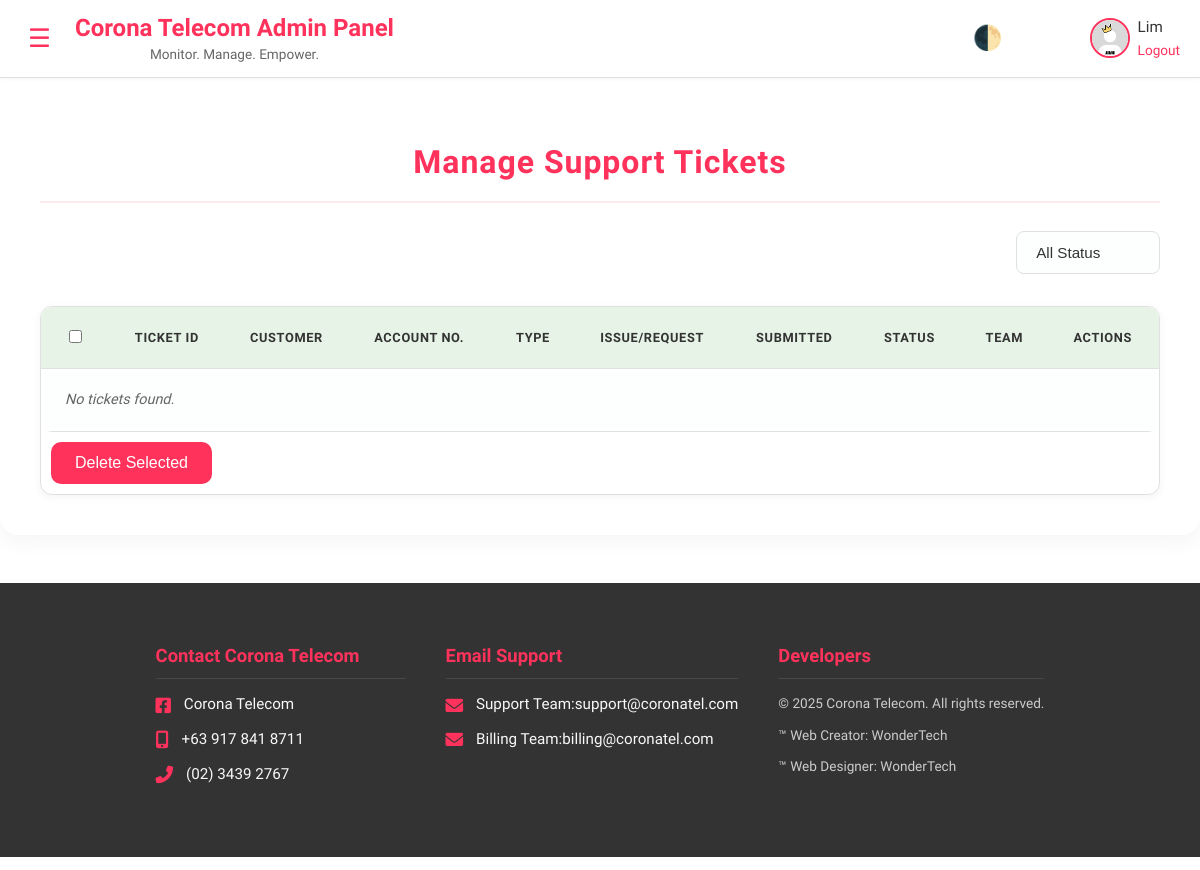
Before: /admin/support (signed in) with the older database file.
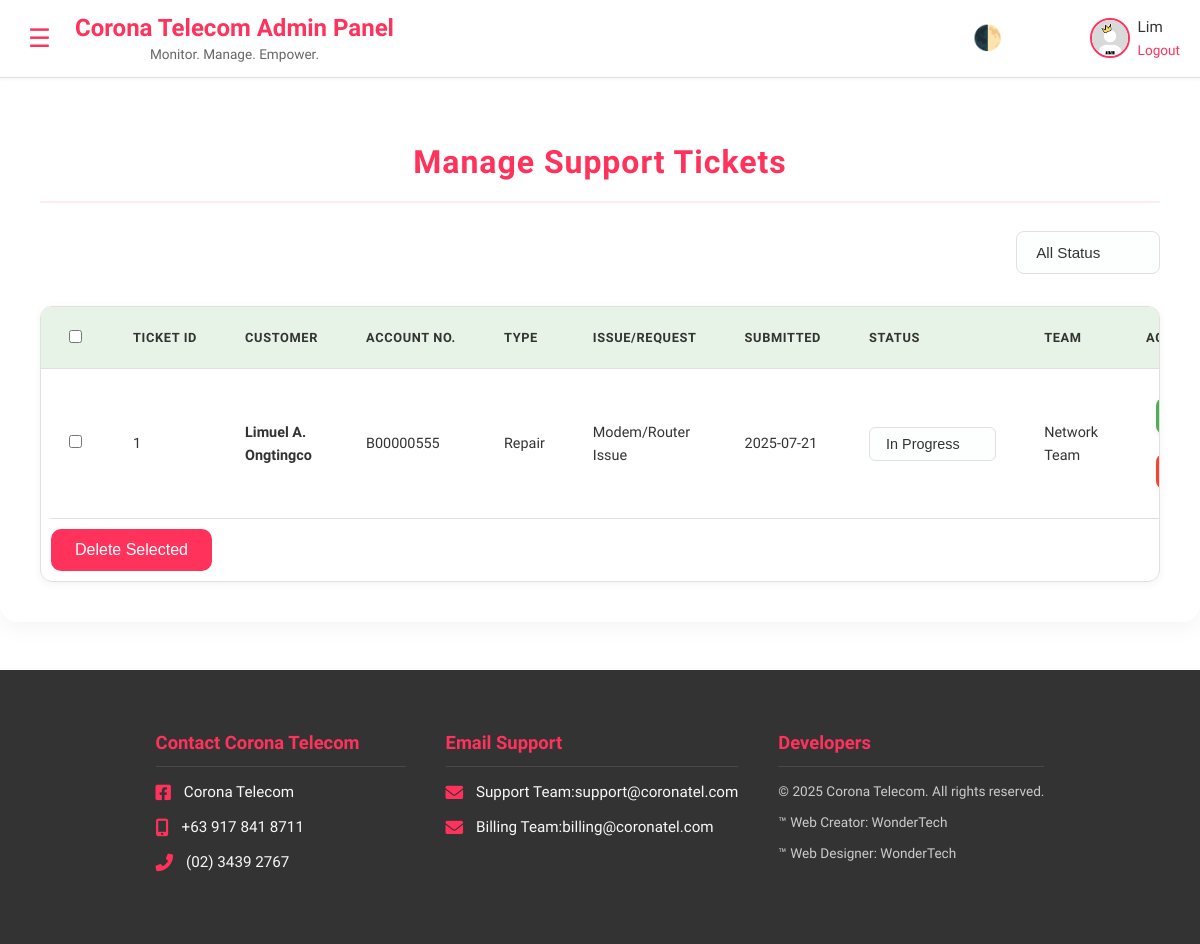
After: the same page with the newer database file.
### models.py (models this page shows, shortened)
class AdminUser(db.Model, UserMixin):
    id = db.Column(db.Integer, primary_key=True)
    email = db.Column(db.String(150), nullable=False)
    name = db.Column(db.String(100))
    password_hash = db.Column(db.String(255), nullable=False)
    avatar = db.Column(db.String(255))

class SupportTicket(db.Model):
    id = db.Column(db.Integer, primary_key=True)
    ticket_number = db.Column(db.String(20), unique=True, nullable=False)
    cx_id = db.Column(db.Integer, db.ForeignKey('cx.id'), nullable=False)
    cx = db.relationship('Cx', backref=db.backref('support_tickets', lazy=True))
    ticket_type = db.Column(db.String(50))
    account_type = db.Column(db.String(20))
    contact_person = db.Column(db.String(100))
    contact_number = db.Column(db.String(50))
    service_address = db.Column(db.String(255))
    issue_type = db.Column(db.String(100))
    other_issue_detail = db.Column(db.String(255))  # If issue_type == 'Others'
    request_service = db.Column(db.String(100))
    repair_note = db.Column(db.Text)
    account_request = db.Column(db.String(100))
    new_plan = db.Column(db.String(100))  # If account_request == 'Change Internet Plan'
    account_note = db.Column(db.Text)
    status = db.Column(db.String(20), default='Pending')
    created_at = db.Column(db.DateTime, default=now_manila)

class Cx(db.Model, UserMixin):
    id = db.Column(db.Integer, primary_key=True)
    email = db.Column(db.String(120), unique=True, nullable=False)
    password = db.Column(db.String(200), nullable=False)
    name = db.Column(db.String(120))
    avatar = db.Column(db.String(255), default='default.png')
    role = db.Column(db.String(10), nullable=False, default='customer')
    account_status = db.Column(db.String(20), default='Active')
    contact = db.Column(db.String(50))
    account_number = db.Column(db.String(50))
    internet_plan = db.Column(db.String(50))
    is_verified = db.Column(db.Boolean, default=False)  # ✅ NEW
    first_name = db.Column(db.String(50))
    middle_name = db.Column(db.String(50))
    middle_initial = db.Column(db.String(50))
    surname = db.Column(db.String(50))
    extension_name = db.Column(db.String(50))
    birthdate = db.Column(db.Date)
    gender = db.Column(db.String(20))
    location_country = db.Column(db.String(50))
    location_region = db.Column(db.String(50))
    location_province = db.Column(db.String(50))
    location_city = db.Column(db.String(50))
    location_barangay = db.Column(db.String(50))
    location_zip = db.Column(db.String(20))
    location_street = db.Column(db.String(100))
    payment_proofs = db.relationship('PaymentProof', back_populates='cx', lazy=True)
    requests = db.relationship('CxRequest', back_populates='cx', lazy=True)
    soa_files = db.relationship('SOA', back_populates='cx', lazy=True)
    notifications = db.relationship('Notification', back_populates='cx', lazy=True)
    login_logs = db.relationship('CxLoginLog', back_populates='cx', lazy=True)

### app.py (the view)
@app.route('/admin/support')
@login_required
@admin_required
def admin_support():
    status = request.args.get('status')
    detail_id = request.args.get('detail_id', type=int)
    if status:
        tickets = SupportTicket.query.filter_by(status=status).order_by(SupportTicket.created_at.desc()).all()
    else:
        tickets = SupportTicket.query.order_by(SupportTicket.created_at.desc()).all()
    ticket_detail = None
    if detail_id:
        ticket_detail = SupportTicket.query.get(detail_id)
        if ticket_detail:
            _ = ticket_detail.cx
    return render_template('admin/support.html', tickets=tickets, ticket_detail=ticket_detail)

### app.py (called while the page is built)
@login_manager.user_loader
def load_user(user_id):
    user_type = session.get('user_type')
    if user_type == 'admin':
        return AdminUser.query.get(int(user_id))
    else:
        return Cx.query.get(int(user_id))  # Cx model for customers

def admin_required(f):
    @wraps(f)
    def decorated_function(*args, **kwargs):
        if not (current_user.is_authenticated and getattr(current_user, 'email', None) == 'admin@coronatel.ph'):
            abort(403)
        return f(*args, **kwargs)
    return decorated_function

### templates/admin/support.html (shortened to what this page needs)
{% extends 'base.html' %}
{% block content %}
<div class="admin-support-page">
    <h2 class="support-title">Manage Support Tickets</h2>
    <div class="filter-bar">
        <form method="GET" action="{{ url_for('admin_support') }}">
            <select name="status" class="filter-select" onchange="this.form.submit()">
                <option value="">All Status</option>
            </select>
        </form>
    </div>
    <div class="table-container">
        <table class="support-tickets-table">
            <thead>
                <tr>
                    <th><input type="checkbox" id="select-all" title="Select All"></th>
                    <th>Ticket ID</th>
                    <th>Customer</th>
                    <th>Account No.</th>
                    <th>Type</th>
                    <th>Issue/Request</th>
                    <th>Submitted</th>
                    <th>Status</th>
                    <th>Team</th>
                    <th>Actions</th>
                </tr>
            </thead>
            <tbody>
                {% for ticket in tickets %}
                <tr>
                    <td><input type="checkbox" class="select-ticket" value="{{ ticket.id }}"></td>
                    <td>{{ ticket.id }}</td>
                    <td><strong>{{ ticket.cx.name if ticket.cx else 'Unknown' }}</strong></td>
                    <td>{{ ticket.cx.account_number if ticket.cx else 'N/A' }}</td>
                    <td>{{ ticket.ticket_type | capitalize }}</td>
                    <td>
                        {% if ticket.ticket_type == 'repair' %}
                        {{ ticket.issue_type or 'N/A' }}
                        {% elif ticket.ticket_type == 'account' %}
                        {{ ticket.account_request or 'N/A' }}
                        {% if ticket.account_request == 'Change Internet Plan' and ticket.new_plan %}
                        <br><small>New Plan: {{ ticket.new_plan }}</small>
                        {% endif %}
                        {% else %}
                        N/A
                        {% endif %}
                    </td>
                    <td>{{ ticket.created_at.strftime('%Y-%m-%d') }}</td>
                    <td>
                        <form method="POST" action="{{ url_for('update_ticket_status', ticket_id=ticket.id) }}">
                            <select name="status" class="status-select" onchange="this.form.submit()">
                                {% set current_status = ticket.status %}
                                {% if current_status not in ['Pending', 'In Progress', 'Resolved'] %}
                                {% set current_status = 'Unknown' %}
                                {% endif %}
                                <option value="In Progress" {% if current_status=='In Progress' %}selected{% endif %}>In
                                    Progress</option>
                            </select>
                        </form>
                    </td>
                    <td>{{ ticket.request_service or 'N/A' }}</td>
                    <td>
                        <button class="btn-view" onclick="showTicketDetail('{{ ticket.id }}')">View</button>
                        <button type="button" class="btn-delete"
                            onclick="confirmDelete('{{ ticket.id }}')">Delete</button>
                    </td>
                </tr>
                {% else %}
                <tr>
                    <td colspan="10" class="no-tickets">No tickets found.</td>
                </tr>
                {% endfor %}
            </tbody>
        </table>
        <button type="button" class="btn-delete-selected" onclick="confirmBulkDelete()">Delete Selected</button>
    </div>
</div>
{% endblock %}

### templates/base.html (shortened to what this page needs)
<!DOCTYPE html>
<html lang="en">
<head>
  <link rel="stylesheet" href="https://cdnjs.cloudflare.com/ajax/libs/font-awesome/6.0.0-beta3/css/all.min.css" />
  {% if config.get('ENV_MODE', 'development') == 'production' %}
  <link rel="stylesheet" href="{{ url_for('static', filename='css/style.purged.css') }}">
  {% else %}
  <link rel="stylesheet" href="{{ url_for('static', filename='css/style.css') }}">
  {% endif %}
  <link rel="stylesheet" href="{{ url_for('static', filename='css/dark-mode.css') }}">
</head>
<body>
  <div class="main" id="main">
    <div class="content-area
        {% if session.get('user_type') == 'cx' %}cx-padding
        {% elif session.get('user_type') == 'admin' %}admin-padding
        {% endif %}">
      {% if current_user.is_authenticated %}
      {% if session.get('user_type') == 'admin' %}
      <header class="admin-header">
        <div class="admin-header-container">
          <div class="admin-header-left">
            <button id="sidebarToggle" class="toggle-btn" title="Toggle Sidebar">☰</button>
            <div class="admin-title-group">
              <h1 class="admin-main-title">Corona Telecom Admin Panel</h1>
              <p class="admin-subtitle">Monitor. Manage. Empower.</p>
            </div>
          </div>
          <div class="admin-header-right">
            <button class="mode-toggle" title="Toggle Dark Mode">🌓</button>
            <div class="admin-user-wrap">
              <img src="{{ url_for('static', filename='images/' + (current_user.avatar or 'admin.png')) }}"
                alt="Admin Avatar" class="admin-avatar">
              <div class="admin-user-info">
                <span class="admin-name">{{ current_user.name or current_user.email }}</span>
                <a href="{{ url_for('logout') }}" class="admin-logout-btn">Logout</a>
              </div>
            </div>
          </div>
        </div>
      </header>
      {% endif %}
      {% else %}
      <header class="compact-header">
        <img src="{{ url_for('static', filename='header.png') }}" alt="Corona Telecom Logo" class="header-image" />
      </header>
      {% endif %}
      <main>
        {% block content %}{% endblock %}
  </main>
    </div>
  </div>
  <footer class="main-footer">
    <div class="footer-content">
      <div class="footer-section contact-info">
        <h3>Contact Corona Telecom</h3>
        <p><i class="fab fa-facebook-square"></i> <a href="https://www.facebook.com/CoronaTelecom"
            target="_blank">Corona Telecom</a></p>
        <p><i class="fas fa-mobile-alt"></i> <a href="tel:+639123456789">+63 917 841 8711</a></p>
        <p><i class="fas fa-phone-alt"></i> <a href="tel:+63821234567">(02) 3439 2767</a></p>
      </div>
      <div class="footer-section email-info">
        <h3>Email Support</h3>
        <p><i class="fas fa-envelope"></i> Support Team: <a
            href="mailto:support@coronatel.com">support@coronatel.com</a></p>
        <p><i class="fas fa-envelope"></i> Billing Team: <a
            href="mailto:billing@coronatel.com">billing@coronatel.com</a></p>
      </div>
      <div class="footer-section footer-bottom">
        <h3>Developers</h3>
        <p>&copy; 2025 Corona Telecom. All rights reserved.</p>
        <p>&trade; Web Creator: WonderTech</p>
        <p>&trade; Web Designer: WonderTech</p>
      </div>
    </div>
  </footer>
</body>
</html>

### static/css/dark-mode.css (style rules this page uses)
.mode-toggle { cursor: pointer; font-size: 1.5rem; transition: transform 0.3s ease, color 0.3s ease; user-select: none; }

Changed rows visible on the page:
added SupportTicket: id "1", cx "Limuel A. Ongtingco", cx "B00000555", ticket_type "Repair", issue_type "Modem/Router Issue", created_at "2025-07-21", status "In Progress", request_service "Network Team"
Other visible differences:
text no longer shown: "No tickets found."
